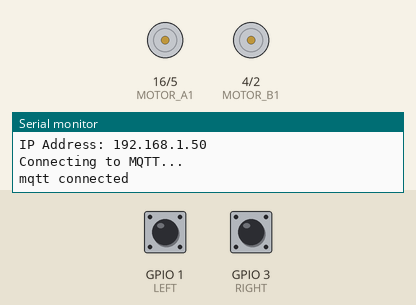
This sketch was run on a simulated ESP8266 (NodeMCU). Parts: motor-driver pin pairs drawn as motors (green arrow = first pin HIGH = forward, orange = second pin HIGH = backward, longer = more drive, scaled by the enable pin), the last lines printed to the serial monitor. The inputs (shaded band) are chosen by the test bench; at power-on: GPIO 1 (LEFT) LOW, GPIO 3 (RIGHT) LOW. WiFi joins after 1.5 s; servers stay silent unless stated; no MQTT or app messages arrive unless stated.

Above: at 2.8 s.
2.9 s: GPIO 1 (LEFT) pulled HIGH for 0.15 s
At 2.98 s:
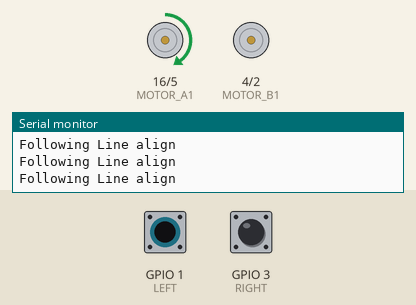
4.5 s: GPIO 3 (RIGHT) pulled HIGH for 0.15 s
At 4.58 s:
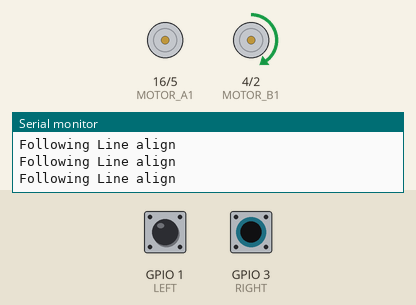
9.1 s: GPIO 1 (LEFT) pulled HIGH for 1 s
At 10.8 s:
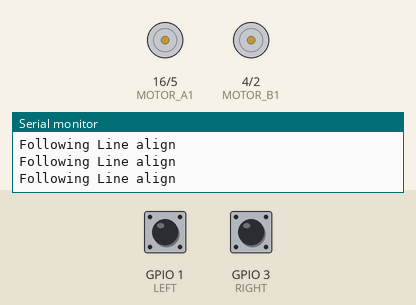
11.6 s: GPIO 1 (LEFT) pulled HIGH for 3.2 s
At 12.9 s:
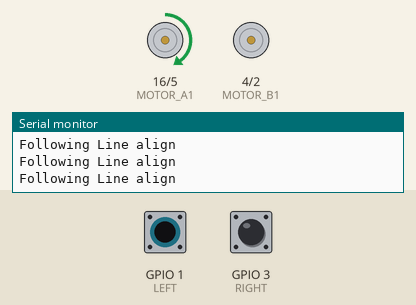
Timing chart, 0 to 16.3 s (numbered marks = the images above; inputs shaded):
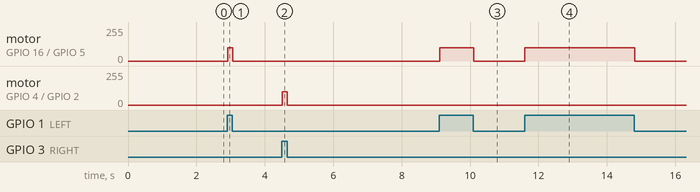

The sketch:

Pallet_Truck.ino
```cpp
#include <ESP8266WiFi.h>
#include <SPI.h>
#include <MFRC522.h>
#include <PubSubClient.h>
#include <time.h>

#define RFID_SS 10 //SD2
#define RFID_RST 9 //SD1
#define MINIMUM_TIME_BETWEEN_CARDS 2000

const int ENA = 15;  //ENA connected to D8
const int ENB = 0;  //ENB connected to D3
const int MOTOR_A1 = 16; // MOTOR_A1 connected to D0
const int MOTOR_A2 = 5; // MOTOR_A2 connected to D1
const int MOTOR_B1 = 4; // MOTOR_B1 connected to digital D2
const int MOTOR_B2 = 2; // MOTOR_B2 connected to digital D4
const int RIGHT = 3; // RIGHT sensor connected to RX
const int LEFT = 1;  // LEFT sensor connected to TX
const char* WIFI_SSID = "SVEN";
const char* WIFI_PASSWORD = "Goodenough";
const char* mqttServer = "broker.mqttdashboard.com";
const int mqttPort = 1883;
const char* pubTopic = "apiyo/arduino";

long currentTime;
long lastCardRead;
String lastCardID;
String mqttMsg;
String cardID;

MFRC522 mfrc522(RFID_SS, RFID_RST); //SDA, RST
WiFiClient espClient;
PubSubClient mqttClient(espClient);

void setup()
{
  Serial.begin(115200);

  pinMode(ENA, OUTPUT); // initialize ENA pin as an output
  pinMode(ENB, OUTPUT); // initialize ENB pin as an output
  pinMode(MOTOR_A1, OUTPUT); // initialize MOTOR_A1 pin as an output
  pinMode(MOTOR_A2, OUTPUT); // initialize MOTOR_A2 pin as an output
  pinMode(MOTOR_B1, OUTPUT); // initialize MOTOR_B1 pin as an output
  pinMode(MOTOR_B2, OUTPUT); // initialize MOTOR_B2 pin as an output
  pinMode(RIGHT, INPUT); // initialize RIGHT pin as an input
  pinMode(LEFT, INPUT);  // initialize LEFT pin as an input

  analogWriteRange(255); // change PWM range: 255 is 100%

  SPI.begin();
  mfrc522.PCD_Init(); //Initialize RFID
  WiFi.begin(WIFI_SSID, WIFI_PASSWORD);

  while ( WiFi.status() != WL_CONNECTED )
  {
    Serial.print("WI-FI Connecting to ...");
    Serial.println(WIFI_SSID);
    delay(500);
  }
  Serial.print("IP Address: ");
  Serial.println(WiFi.localIP());

  mqttClient.setServer(mqttServer, mqttPort);
  mqttClient.setCallback(mqttCallback);

  while (!mqttClient.connected())
  {
    Serial.println("Connecting to MQTT...");
    if (mqttClient.connect("ESP8266Client"))
    {
      Serial.println("mqtt connected");
    }
    else
    {
      Serial.print("mqtt failed with state ");
      Serial.println(mqttClient.state());
      delay(2000);
    }
  }
  mqttClient.subscribe(pubTopic);
}

void loop()
{
  mqttClient.loop();

  if (digitalRead(RIGHT) && digitalRead(LEFT)) goForward();
  if (digitalRead(RIGHT) && !(digitalRead(LEFT))) goLeft();
  if (!(digitalRead(RIGHT)) && digitalRead(LEFT)) goRight();
  if (!(digitalRead(RIGHT)) && !(digitalRead(LEFT))) halt();

  //READING RFID TAGS
  //if last card was detected more than MINIMUM_TIME_BETWEEN_CARDS we can check if there is another one
  currentTime = millis();
  if ((currentTime - lastCardRead) >= MINIMUM_TIME_BETWEEN_CARDS)
  {
    // check if a card is present and can be read
    if (mfrc522.PICC_IsNewCardPresent() && mfrc522.PICC_ReadCardSerial())
    {
      cardID = ""; // clear the cardID variable

      //processing card value to make it readable
      for (byte i = 0; i < mfrc522.uid.size; i++)
      {
        Serial.print(mfrc522.uid.uidByte[i] < 0x10 ? " 0" : " ");
        Serial.print(mfrc522.uid.uidByte[i], HEX);
        cardID.concat(String(mfrc522.uid.uidByte[i] < 0x10 ? " 0" : " "));
        cardID.concat(String(mfrc522.uid.uidByte[i], HEX));
      }
      cardID.toUpperCase();
      cardID = cardID.substring(1);

      lastCardRead = currentTime;

      /*** Why did you include (digitalRead(RIGHT) || digitalRead(LEFT))? ***/
      if (mqttMsg == cardID && sizeof(mqttMsg))
      {
        halt();
        lastCardID = cardID;
        Serial.println("Truck has reached Destination");
        const char* payload = lastCardID.c_str();
        mqttClient.publish("apiyo/web", payload); //send lastCardID to webserver
        mqttMsg = ""; //reset mqtt message once the bot stops
      }
      else if (mqttMsg != cardID && sizeof(mqttMsg))
      {
        lastCardID = cardID;
        Serial.println("lastCardID: ");
        Serial.print(lastCardID);

        const char* payload = lastCardID.c_str();
        mqttClient.publish("apiyo/web", payload); //send lastCardID to webserver
      }
      delay(500);
    }
  }
}

void mqttCallback(char* topic, byte* payload, unsigned int length)
{
  Serial.print("Message arrived in topic: ");
  Serial.println(topic);
  Serial.print("Message: ");
  //mqttMsg = 0;
  for (int i = 0; i < length; i++)
  {
    mqttMsg += (char)payload[i];
  }
  Serial.print(mqttMsg);
  Serial.println();
  Serial.println("-----------------------");
}

void goForward()
{
  Serial.println("Following Line");
  analogWrite(ENA, 100);
  digitalWrite(MOTOR_A1, HIGH);
  digitalWrite(MOTOR_A2, LOW);
  analogWrite(ENB, 100);
  digitalWrite(MOTOR_B1, HIGH);
  digitalWrite(MOTOR_B2, LOW);
}

void goRight()
{
  Serial.println("Following Line align");
  analogWrite(ENA, 100);
  digitalWrite(MOTOR_A1, HIGH);
  digitalWrite(MOTOR_A2, LOW);
  analogWrite(ENB, 0);
  digitalWrite(MOTOR_B1, LOW);
  digitalWrite(MOTOR_B2, LOW);
}

void goLeft()
{
  Serial.println("Following Line align");
  digitalWrite(ENA, 0);
  digitalWrite(MOTOR_A1, LOW);
  digitalWrite(MOTOR_A2, LOW);
  analogWrite(ENB, 100);
  digitalWrite(MOTOR_B1, HIGH);
  digitalWrite(MOTOR_B2, LOW);
}

void halt()
{
  analogWrite(ENA, 0);
  digitalWrite(MOTOR_A1, LOW);
  digitalWrite(MOTOR_A2, LOW);
  analogWrite(ENB, 0);
  digitalWrite(MOTOR_B1, LOW);
  digitalWrite(MOTOR_B2, LOW);
}
```

Measured:
- after the input at 2.9 s, motor on GPIO 16 (MOTOR_A1) / GPIO 5 (MOTOR_A2): stopped → forward 100/255 at once, → stopped 0.15 s later
- after the input at 4.5 s, motor on GPIO 4 (MOTOR_B1) / GPIO 2 (MOTOR_B2): stopped → forward 100/255 at once, → stopped 0.15 s later
- after the input at 9.1 s, motor on GPIO 16 (MOTOR_A1) / GPIO 5 (MOTOR_A2): stopped → forward 100/255 at once, → stopped 0.99 s later
- after the input at 11.6 s, motor on GPIO 16 (MOTOR_A1) / GPIO 5 (MOTOR_A2): stopped → forward 100/255 at once, → stopped 3.2 s later
